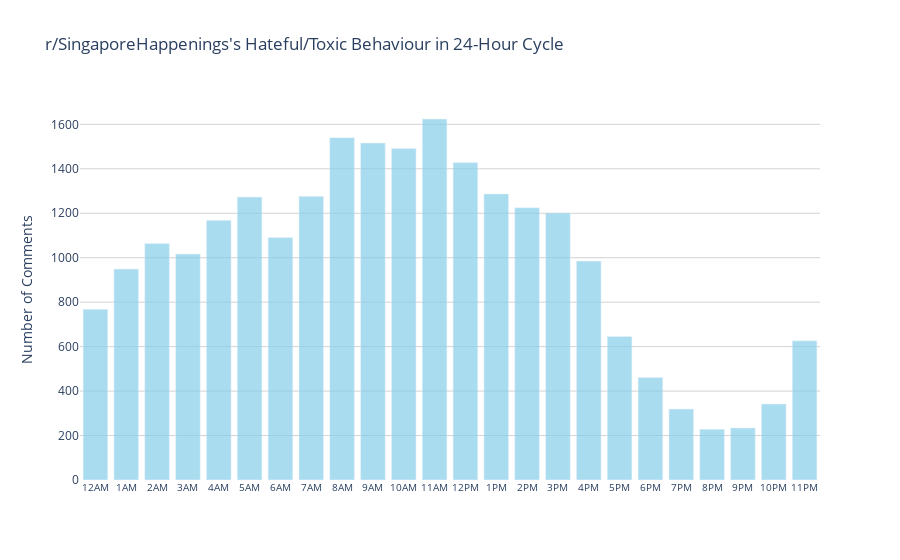

Write notebook code for a chart like this one.
### Code cell
plot_subreddit_activity_24hr_cycle(post_topic_data, 'r/SingaporeHappenings')

### Figure 1 — Plotly figure (JSON) as saved in the notebook; plotly's stock layout.template omitted (floating-point values rounded to 4 significant figures)
{"data": [{"marker": {"color": "skyblue"}, "opacity": 0.7, "type": "bar", "x": ["12AM", "1AM", "2AM", "3AM", "4AM", "5AM", "6AM", "7AM", "8AM", "9AM", "10AM", "11AM", "12PM", "1PM", "2PM", "3PM", "4PM", "5PM", "6PM", "7PM", "8PM", "9PM", "10PM", "11PM"], "y": [768, 949, 1064, 1017, 1168, 1273, 1091, 1276, 1540, 1516, 1491, 1624, 1428, 1287, 1225, 1201, 985, 646, 461, 319, 228, 234, 342, 626]}], "layout": {"plot_bgcolor": "white", "title": {"text": "r/SingaporeHappenings's Hateful/Toxic Behaviour in 24-Hour Cycle"}, "xaxis": {"tickfont": {"size": 10}, "tickmode": "linear"}, "yaxis": {"gridcolor": "lightgrey", "showgrid": true, "title": {"text": "Number of Comments"}}}}
